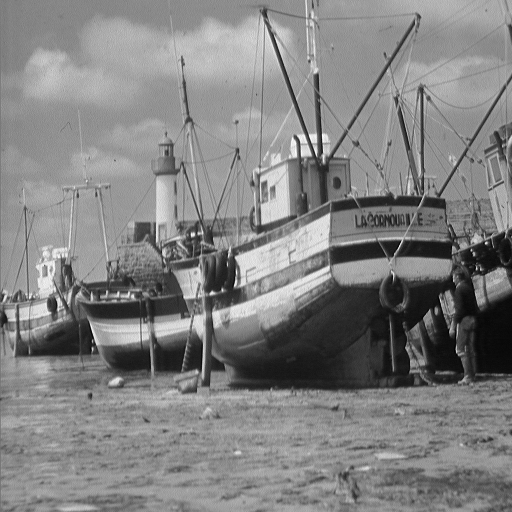
#> input picture assignment02/images/fishingboat.tiff, 512 x 512 px
$ python task02_a.py   (older library calls are emulated)
#> lines starting #> are read from the running program, lines starting #| are printed output that depends on the picture; after the words box and inside, x2 and y2 are one past the last pixel; in counts of white or black regions, pixels touching at a corner belong together
#> further down, image is the input picture: shape (512, 512); min 0, max 255, mean 129.7
import numpy as np
import matplotlib.pyplot as plt
from scipy import misc
from PIL import Image

#	create a dictionary for easier filepath handling
imagePath = {'jellyBeans' : './images/4.1.07-jelly-beans.tiff',
			'fishingBoat' : './images/fishingboat.tiff',
			'lochness' : './images/lochness.tiff',
			'noiseA' : './images/noise-a.tiff',
			'noiseB' : './images/noise-b.tiff',
			'noiseC' : './images/noise-c.tiff',
			'opera' : './images/opera.tiff',
			'aerial' : './images/5.1.10-aerial.tiff'}

# A very simple and very narrow highpass filter
kernel_highpass_3x3 = (1/9) * np.array([
	[-1, -1, -1],
	[-1,  8, -1],
	[-1, -1, -1]], dtype=np.float32)


kernel_lowpass_5x5 = (1/256) * np.array([
  [1, 4, 6, 4, 1],
  [4, 16, 24, 16, 4],
  [6, 24, 36, 24, 6],
  [4, 16, 24, 16, 4],
  [1, 4, 6, 4, 1]])


def spatial2FrequencyDomain(image, kernel):
	#Find dim of image
	ySize = np.size(image,0)
#> ySize = 512
	xSize = np.size(image,1)
#> xSize = 512
	#Padd the image
	image = np.lib.pad(image, ((ySize,0), (xSize,0)), 'constant', constant_values=(0, 0))
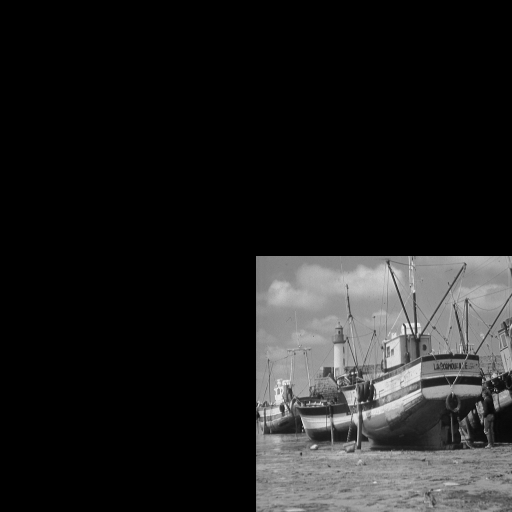
#> image: shape (1024, 1024) float64 (shown at 1/2 size); min 0, max 255, mean 32.4
	kernelSize = np.size(kernel,0)
	kernel = np.lib.pad(kernel, ((ySize-(kernelSize//2),ySize-(kernelSize//2)-1), (xSize-(kernelSize//2), xSize-(kernelSize//2)-1)), 'constant', constant_values=(0, 0))
	#Centering
	for y in range (2*ySize):
		for x in range (2*xSize):
			image[y,x]=image[y,x]*np.power(-1,x+y)
			kernel[y,x]=kernel[y,x]*np.power(-1,x+y)
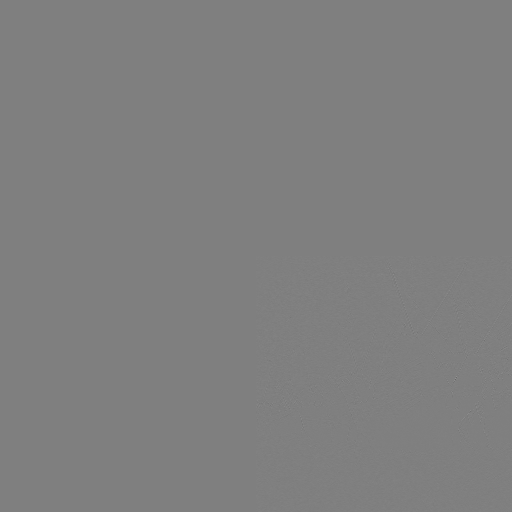
#> image: shape (1024, 1024) float64 (shown at 1/2 size); 12.5% of pixels changed, all inside (x1, y1, x2, y2) = (512, 512, 1024, 1024); drawn with min black and max white
#> kernel: shape (1024, 1024) float64; min -0.0938, max 0.141, mean 0
	#Converting to frequency domain
	F = np.fft.fft2(image)
	H = np.fft.fft2(kernel)
	return(F, H)


def frequency2SpatialDomain(G):
	ySize = np.size(G,0)
#> ySize = 1024
	xSize = np.size(G,1)
#> xSize = 1024
	g = np.zeros((ySize//2, xSize//2))
	g_p = np.fft.ifft2(G)
	g_p = np.real(g_p)
	#Centering
	for y in range (ySize):
		for x in range (xSize):
			g_p[y,x]=g_p[y,x]*np.power(-1,x+y)
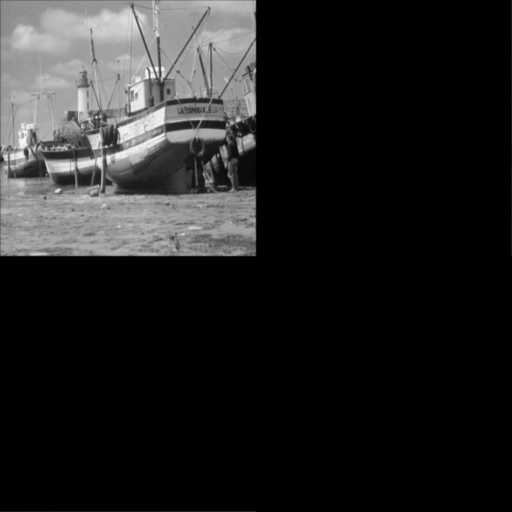
#> g_p: shape (1024, 1024) float64 (shown at 1/2 size); min -8.53e-14, max 236.6, mean 32.4; drawn with min black and max white
	#Restore padded image
	for y in range (ySize//2):
		for x in range (xSize//2):
			g[y,x] = g_p[y,x]
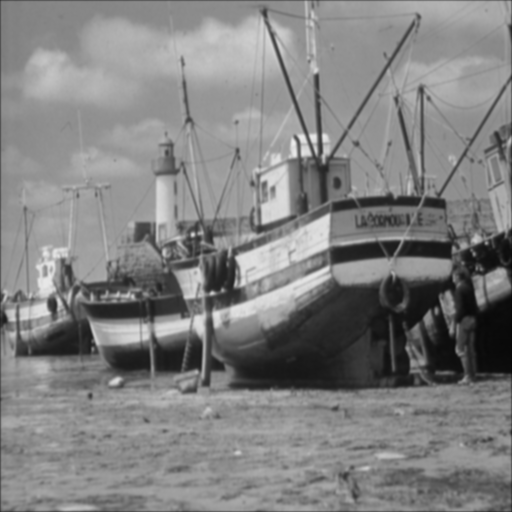
#> g: shape (512, 512) float64; min 6.18, max 236.6, mean 129.3
	return g


# use scipy to read image
image = misc.imread(imagePath['fishingBoat'])
image = np.array(image, dtype=float)
# set which kernel we want to use
kernel = kernel_lowpass_5x5
# convert to frequency domain
(F, H) = spatial2FrequencyDomain(image,kernel)
# do math
G = F * H
# convert to spatial domain
g = frequency2SpatialDomain(G)

# plot
plt.subplot(121)
plt.axis('off')
plt.title('original image')
plt.imshow(image, cmap = 'gray')
plt.subplot(122)
plt.axis('off')
plt.title('Filtered Image')
plt.imshow(g, cmap = 'gray')
plt.show()

plt.subplot(121)
plt.axis('off')
plt.title('Spectrum original')
plt.imshow(np.log(1+np.abs(F)), cmap = 'gray')
plt.subplot(122)
plt.axis('off')
plt.title('Spectrum filtered')
plt.imshow(np.log(1+np.abs(G)) , cmap = 'gray')
plt.show()
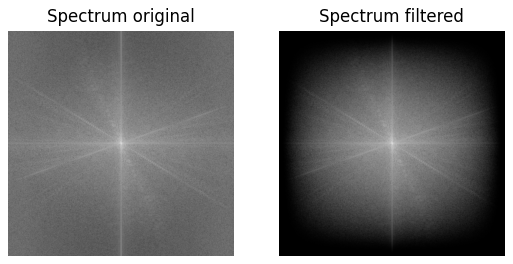
#> figure drawn by matplotlib, 2 panels

plt.subplot(121)
plt.axis('off')
plt.title('Kernel spatial')
plt.imshow(kernel, cmap = 'gray')
plt.subplot(122)
plt.axis('off')
plt.title('Kernel frequency')
plt.imshow(np.log(1+np.abs(H)), cmap = 'gray')
plt.show()
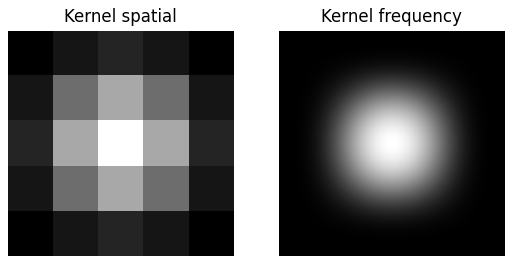
#> figure drawn by matplotlib, 2 panels
